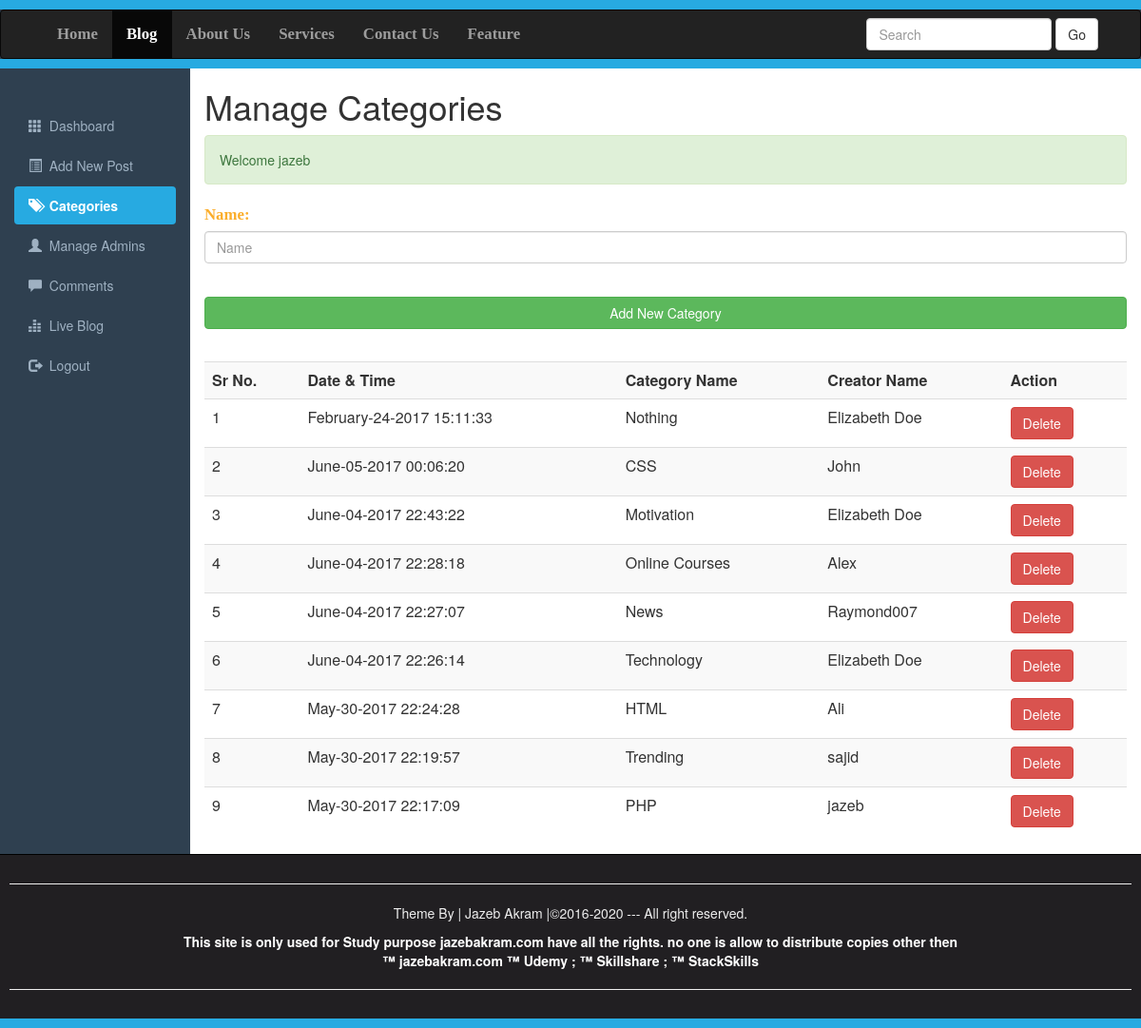
Page /Categories.php (signed in) on the committed database.
### tables this page shows
CREATE TABLE IF NOT EXISTS `category` (
`id` int(10) NOT NULL,
  `datetime` varchar(50) NOT NULL,
  `name` varchar(100) NOT NULL,
  `creatorname` varchar(200) NOT NULL
);

### Categories.php (the view, shortened to what this page needs)
<?php require_once("Include/Sessions.php"); ?>
<?php require_once("Include/Functions.php"); ?>
<!DOCTYPE>
<html>
	<head>
                <link rel="stylesheet" href="css/bootstrap.min.css">
		<link rel="stylesheet" href="css/adminstyles.css">
	</head>
	<body>
		<div style="height: 10px; background: #27aae1;"></div>
<nav class="navbar navbar-inverse" role="navigation">
	<div class="container">
		<div class="collapse navbar-collapse" id="collapse">
		<ul class="nav navbar-nav">
			<li><a href="#">Home</a></li>
			<li class="active"><a href="Blog.php" target="_blank">Blog</a></li>
			<li><a href="#">About Us</a></li>
			<li><a href="#">Services</a></li>
			<li><a href="#">Contact Us</a></li>
			<li><a href="#">Feature</a></li>
		</ul>
		<form action="Blog.php" class="navbar-form navbar-right">
		<div class="form-group">
		<input type="text" class="form-control" placeholder="Search" name="Search" >
		</div>
	         <button class="btn btn-default" name="SearchButton">Go</button>
		</form>
		</div>
	</div>
</nav>
<div class="Line" style="height: 10px; background: #27aae1;"></div>
<div class="container-fluid">
<div class="row">
	<div class="col-sm-2">
	<br><br>
	<ul id="Side_Menu" class="nav nav-pills nav-stacked">
	<li ><a href="Dashboard.php">
	<span class="glyphicon glyphicon-th"></span>
	&nbsp;Dashboard</a></li>
	<li><a href="AddNewPost.php">
	<span class="glyphicon glyphicon-list-alt"></span>
	&nbsp;Add New Post</a></li>
	<li class="active"><a href="Categories.php">
	<span class="glyphicon glyphicon-tags"></span>
	&nbsp;Categories</a></li>
	<li><a href="Admins.php">
	<span class="glyphicon glyphicon-user"></span>
	&nbsp;Manage Admins</a></li>
	<li ><a href="Comments.php">
	<span class="glyphicon glyphicon-comment"></span>
	&nbsp;Comments</a></li>
	<li><a href="Blog.php?Page=1" target="_Blank">
	<span class="glyphicon glyphicon-equalizer"></span>
	&nbsp;Live Blog</a></li>
	<li><a href="Logout.php">
	<span class="glyphicon glyphicon-log-out"></span>
	&nbsp;Logout</a></li>
	</ul>
	</div>
	<div class="col-sm-10">
	<h1>Manage Categories</h1>
	<?php echo Message();
	      echo SuccessMessage();
	?>
<div>
<form action="Categories.php" method="post">
	<fieldset>
	<div class="form-group">
	<label for="categoryname"><span class="FieldInfo">Name:</span></label>
	<input class="form-control" type="text" name="Category" id="categoryname" placeholder="Name">
	</div>
	<br>
<input class="btn btn-success btn-block" type="Submit" name="Submit" value="Add New Category">
	</fieldset>
	<br>
</form>
</div>
<div class="table-responsive">
	<table class="table table-striped table-hover">
	<tr>
		<th>Sr No.</th>
		<th>Date & Time</th>
		<th>Category Name</th>
		<th>Creator Name</th>
		<th>Action</th>
	</tr>
<?php
$ViewQuery="SELECT * FROM category ORDER BY id desc";
$Execute=mysqli_query($Connection, $ViewQuery);
$SrNo=0;
while($DataRows=mysqli_fetch_array($Execute)){
	$Id=$DataRows["id"];
	$DateTime=$DataRows["datetime"];
	$CategoryName=$DataRows["name"];
	$CreatorName=$DataRows["creatorname"];
	$SrNo++;
?>
<tr>
	<td><?php echo $SrNo; ?></td>
	<td><?php echo $DateTime; ?></td>
	<td><?php echo $CategoryName; ?></td>
	<td><?php echo $CreatorName; ?></td>
	<td><a href="DeleteCategory.php?id=<?php echo $Id;?>">
	<span class="btn btn-danger">Delete</span>
	</a></td>
</tr>
	<?php } ?>
	</table>
</div>
	</div>
</div>
</div>
<div id="Footer">
<hr><p>Theme By | Jazeb Akram |&copy;2016-2020 --- All right reserved.
</p>
<a style="color: white; text-decoration: none; cursor: pointer; font-weight:bold;" href="http://jazebakram.com/coupons/" target="_blank">
<p>
This site is only used for Study purpose jazebakram.com have all the rights. no one is allow to distribute
copies other then <br>&trade; jazebakram.com &trade;  Udemy ; &trade; Skillshare ; &trade; StackSkills</p><hr>
</a>
</div>
<div style="height: 10px; background: #27AAE1;"></div>
	</body>
</html>

### css/adminstyles.css (style rules this page uses)
.navbar-nav li { font-weight: bold; font-family: Bitter,Georgia,Times,"Times New Roman",serif; font-size: 1.2em; }
.Line { margin-top: -20px; }
body { background-color: #2f4050; }
.col-sm-10 { background-color: #ffffff; }
#Side_Menu a { color: #9fb1c2; }
#Side_Menu .active a { color: #ffffff; background-color: #27AAE1; font-weight: bold; }
#Footer { padding:10px; border-top: 1px solid black; color:#eeeeee; background-color: #211f22; text-align: center; }
.FieldInfo { color: rgb(251, 174, 44); font-family: Bitter,Georgia,"Times New Roman",Times,serif; font-size: 1.2em; }

### Categories.php (style rules this page uses)
.FieldInfo { color: rgb(251, 174, 44); font-family: Bitter,Georgia,"Times New Roman",Times,serif; font-size: 1.2em; }

### rows in the picture
category: datetime "February-24-2017 15:11:33", name "Nothing", creatorname "Elizabeth Doe"
category: datetime "June-05-2017 00:06:20", name "CSS", creatorname "John"
category: datetime "June-04-2017 22:43:22", name "Motivation", creatorname "Elizabeth Doe"
category: datetime "June-04-2017 22:28:18", name "Online Courses", creatorname "Alex"
category: datetime "June-04-2017 22:27:07", name "News", creatorname "Raymond007"
category: datetime "June-04-2017 22:26:14", name "Technology", creatorname "Elizabeth Doe"
category: datetime "May-30-2017 22:24:28", name "HTML", creatorname "Ali"
category: datetime "May-30-2017 22:19:57", name "Trending", creatorname "sajid"
category: datetime "May-30-2017 22:17:09", name "PHP", creatorname "jazeb"

### other values in the picture
SuccessMessage() "Welcome jazeb"
